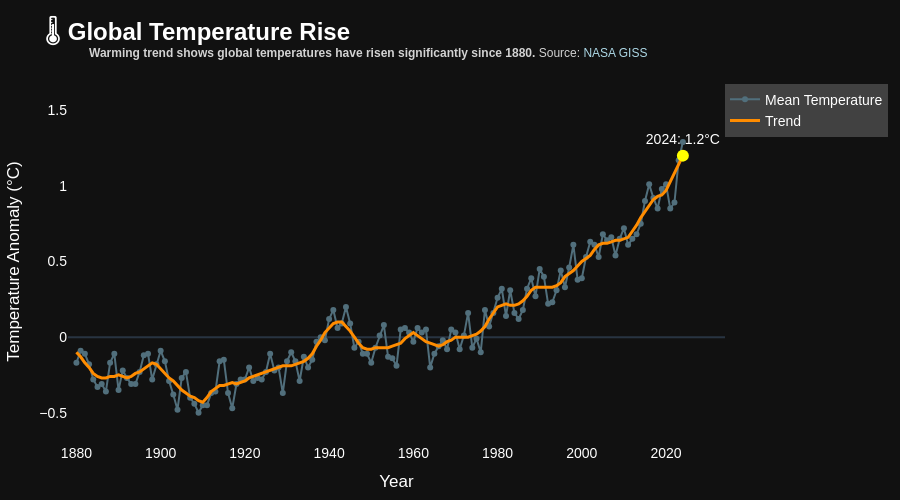
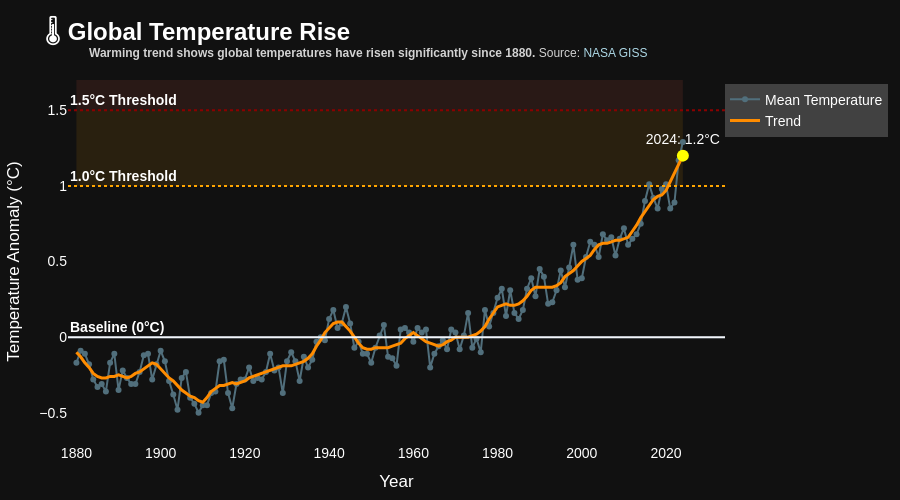
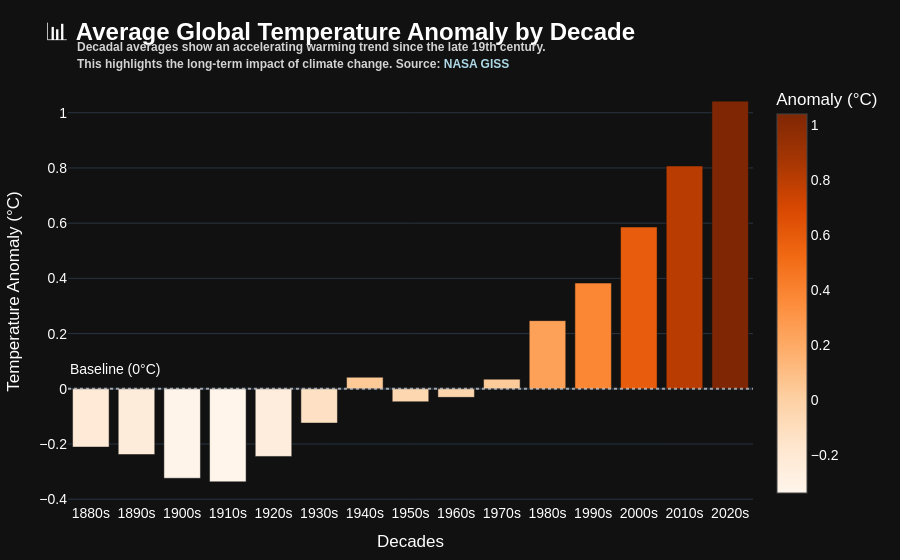

Source (notebook cell) for these figures, in order:
### Code cell
fig = plot_temperature_trend(df)
fig_with_bands = add_reference_bands(
    plot_temperature_trend(df), df["Year"].min(), df["Year"].max())
fig_decade = plot_decadal_mean_anomaly(df_decade)
fig.show()
fig_with_bands.show()
fig_decade.show()

### Figure 1 — Plotly figure (JSON) as saved in the notebook; plotly's stock layout.template omitted (floating-point values rounded to 4 significant figures; data arrays with more than 128 entries replaced by an {"elided": "..."} marker saying what was removed)
{"data": [{"hovertemplate": "%{y}°C", "line": {"color": "#516F7C", "width": 2}, "mode": "lines+markers", "name": "Mean Temperature", "type": "scatter", "x": {"elided": "145 int values"}, "y": {"elided": "145 float values"}}, {"hovertemplate": "%{y}°C", "line": {"color": "#FF8C00", "width": 3}, "mode": "lines", "name": "Trend", "type": "scatter", "x": {"elided": "145 int values"}, "y": {"elided": "145 float values"}}, {"hoverinfo": "skip", "marker": {"color": "yellow", "size": 12, "symbol": "circle"}, "mode": "markers+text", "showlegend": false, "text": ["2024: 1.2°C"], "textposition": "top center", "type": "scatter", "x": [2024], "y": [1.2]}], "layout": {"annotations": [{"font": {"color": "lightgrey", "size": 12}, "showarrow": false, "text": "<b>Warming trend shows global temperatures have risen significantly since 1880.</b> Source: <a href='https://data.giss.nasa.gov/gistemp/graphs/graph_data/Global_Mean_Estimates_based_on_Land_and_Ocean_Data/graph.txt' style='color:lightblue;'>NASA GISS</a>", "x": 0.029, "xref": "paper", "y": 1.1, "yref": "paper"}], "autosize": true, "font": {"color": "white", "family": "Arial, sans-serif", "size": 14}, "height": 500, "hovermode": "x unified", "legend": {"bgcolor": "rgba(255,255,255,0.2)", "x": 1, "y": 0.99}, "margin": {"b": 40, "l": 40, "r": 40, "t": 80}, "title": {"font": {"family": "Arial, sans-serif", "size": 24}, "text": "🌡️ <b>Global Temperature Rise</b>"}, "xaxis": {"range": [1878, 2034], "showgrid": false, "title": {"text": "Year"}}, "yaxis": {"range": [-0.7, 1.7], "showgrid": false, "showline": false, "title": {"text": "Temperature Anomaly (°C)"}}}}

### Figure 2 — Plotly figure (JSON) as saved in the notebook; plotly's stock layout.template omitted (floating-point values rounded to 4 significant figures; data arrays with more than 128 entries replaced by an {"elided": "..."} marker saying what was removed)
{"data": [{"hovertemplate": "%{y}°C", "line": {"color": "#516F7C", "width": 2}, "mode": "lines+markers", "name": "Mean Temperature", "type": "scatter", "x": {"elided": "145 int values"}, "y": {"elided": "145 float values"}}, {"hovertemplate": "%{y}°C", "line": {"color": "#FF8C00", "width": 3}, "mode": "lines", "name": "Trend", "type": "scatter", "x": {"elided": "145 int values"}, "y": {"elided": "145 float values"}}, {"hoverinfo": "skip", "marker": {"color": "yellow", "size": 12, "symbol": "circle"}, "mode": "markers+text", "showlegend": false, "text": ["2024: 1.2°C"], "textposition": "top center", "type": "scatter", "x": [2024], "y": [1.2]}], "layout": {"annotations": [{"font": {"color": "lightgrey", "size": 12}, "showarrow": false, "text": "<b>Warming trend shows global temperatures have risen significantly since 1880.</b> Source: <a href='https://data.giss.nasa.gov/gistemp/graphs/graph_data/Global_Mean_Estimates_based_on_Land_and_Ocean_Data/graph.txt' style='color:lightblue;'>NASA GISS</a>", "x": 0.029, "xref": "paper", "y": 1.1, "yref": "paper"}, {"showarrow": false, "text": "<b>Baseline (0°C)</b>", "x": 0, "xanchor": "left", "xref": "x domain", "y": 0, "yanchor": "bottom", "yref": "y"}, {"showarrow": false, "text": "<b>1.0°C Threshold</b>", "x": 0, "xanchor": "left", "xref": "x domain", "y": 1, "yanchor": "bottom", "yref": "y"}, {"showarrow": false, "text": "<b>1.5°C Threshold</b>", "x": 0, "xanchor": "left", "xref": "x domain", "y": 1.5, "yanchor": "bottom", "yref": "y"}], "autosize": true, "font": {"color": "white", "family": "Arial, sans-serif", "size": 14}, "height": 500, "hovermode": "x unified", "legend": {"bgcolor": "rgba(255,255,255,0.2)", "x": 1, "y": 0.99}, "margin": {"b": 40, "l": 40, "r": 40, "t": 80}, "shapes": [{"fillcolor": "rgba(255, 165, 0, 0.1)", "layer": "below", "line": {"width": 0}, "type": "rect", "x0": 1880, "x1": 2024, "y0": 1, "y1": 1.5}, {"fillcolor": "rgba(255, 99, 71, 0.1)", "layer": "below", "line": {"width": 0}, "type": "rect", "x0": 1880, "x1": 2024, "y0": 1.5, "y1": 2}, {"type": "line", "x0": 0, "x1": 1, "xref": "x domain", "y0": 0, "y1": 0, "yref": "y"}, {"line": {"color": "orange", "dash": "dot"}, "type": "line", "x0": 0, "x1": 1, "xref": "x domain", "y0": 1, "y1": 1, "yref": "y"}, {"line": {"color": "darkred", "dash": "dot"}, "type": "line", "x0": 0, "x1": 1, "xref": "x domain", "y0": 1.5, "y1": 1.5, "yref": "y"}], "title": {"font": {"family": "Arial, sans-serif", "size": 24}, "text": "🌡️ <b>Global Temperature Rise</b>"}, "xaxis": {"range": [1878, 2034], "showgrid": false, "title": {"text": "Year"}}, "yaxis": {"range": [-0.7, 1.7], "showgrid": false, "showline": false, "title": {"text": "Temperature Anomaly (°C)"}}}}

### Figure 3 — Plotly figure (JSON) as saved in the notebook; plotly's stock layout.template omitted (floating-point values rounded to 4 significant figures)
{"data": [{"hovertemplate": "Decade: %{x}<br>Anomaly: %{y:.2f}°C<extra></extra>", "marker": {"color": [-0.211, -0.238, -0.324, -0.337, -0.245, -0.124, 0.042, -0.047, -0.031, 0.035, 0.247, 0.383, 0.586, 0.807, 1.042], "colorbar": {"len": 1, "title": {"text": "Anomaly (°C)"}, "x": 1.02}, "colorscale": [[0, "rgb(255,245,235)"], [0.125, "rgb(254,230,206)"], [0.25, "rgb(253,208,162)"], [0.375, "rgb(253,174,107)"], [0.5, "rgb(253,141,60)"], [0.625, "rgb(241,105,19)"], [0.75, "rgb(217,72,1)"], [0.875, "rgb(166,54,3)"], [1, "rgb(127,39,4)"]]}, "name": "Mean Temperature", "type": "bar", "x": ["1880s", "1890s", "1900s", "1910s", "1920s", "1930s", "1940s", "1950s", "1960s", "1970s", "1980s", "1990s", "2000s", "2010s", "2020s"], "y": [-0.211, -0.238, -0.324, -0.337, -0.245, -0.124, 0.042, -0.047, -0.031, 0.035, 0.247, 0.383, 0.586, 0.807, 1.042]}], "layout": {"annotations": [{"font": {"color": "lightgrey", "size": 12}, "showarrow": false, "text": "<b>Decadal averages show an accelerating warming trend since the late 19th century.</b>", "x": 0.01, "xref": "paper", "y": 1.1, "yref": "paper"}, {"font": {"color": "lightgrey", "size": 12}, "showarrow": false, "text": "<b>This highlights the long-term impact of climate change. Source: <a href='https://data.giss.nasa.gov/gistemp/graphs/graph_data/Global_Mean_Estimates_based_on_Land_and_Ocean_Data/graph.txt' style='color:lightblue;'>NASA GISS</a></b>", "x": 0.01, "xref": "paper", "y": 1.06, "yref": "paper"}, {"showarrow": false, "text": "Baseline (0°C)", "x": 0, "xanchor": "left", "xref": "x domain", "y": 0, "yanchor": "bottom", "yref": "y", "yshift": 10}], "autosize": true, "font": {"color": "white", "family": "Arial, sans-serif", "size": 14}, "hovermode": "x unified", "margin": {"b": 40, "l": 40, "r": 40, "t": 80}, "shapes": [{"line": {"color": "lightgrey", "dash": "dot"}, "opacity": 0.7, "type": "line", "x0": 0, "x1": 1, "xref": "x domain", "y0": 0, "y1": 0, "yref": "y"}], "title": {"font": {"family": "Arial, sans-serif", "size": 24}, "text": "📊 <b>Average Global Temperature Anomaly by Decade</b>"}, "xaxis": {"title": {"text": "Decades"}}, "yaxis": {"title": {"text": "Temperature Anomaly (°C)"}}}}
